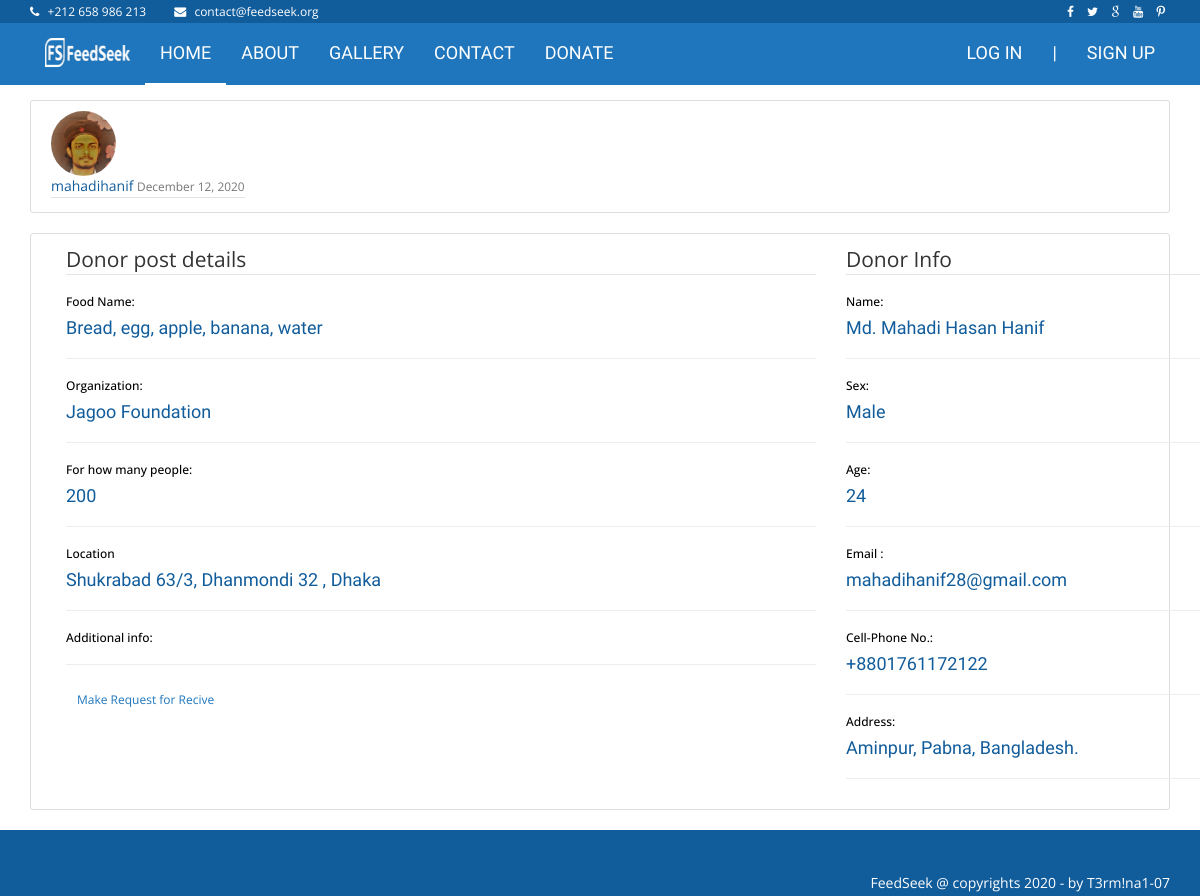
Page /post/6/ on the committed database.
### donate_post/models.py (models this page shows, shortened)
class Post(models.Model):
    POST_CHOICES = (
        ('D', 'Want to donate',),
        ('R', 'Request for donate',),
    )
    post_choice = models.CharField(max_length=20,choices=POST_CHOICES)
    food_name = models.CharField(max_length=150,blank=True)
    organization_name = models.CharField(max_length=50,blank=True)
    how_many_people = models.IntegerField(blank=True)
    date = models.DateField(blank=True)
    location = models.CharField(max_length=70,blank=True)
    add_note = models.TextField(max_length=500,blank=True)
    date_posted = models.DateTimeField(default=timezone.now)
    author = models.ForeignKey(User, on_delete=models.CASCADE)

### users/models.py (models this page shows, shortened)
class Profile(models.Model):
    SEX_CHOICES = (
        ('Female', 'Female',),
        ('Male', 'Male',),
        ('Unsure', 'Unsure',),
    )
    user = models.OneToOneField(User, on_delete=models.CASCADE)
    image = models.ImageField(default='default.jpg', upload_to='profile_pics')
    full_name = models.CharField(max_length=150, blank=True)
    age = models.IntegerField(null=True,blank=True)
    sex = models.CharField(max_length=6,choices=SEX_CHOICES)
    phone = PhoneNumberField(blank=True)
    address = models.TextField(max_length=30, blank=True)

### donate_post/views.py (the view)
# urls.py: path('post/<int:pk>/', PostDetailView.as_view(), name='post-detail'),
class PostDetailView(DetailView):
    model = Post
    template_name = 'post_detail.html'

### donate_post/templates/post_detail.html (shortened to what this page needs)
{% extends "pages/base.html" %}
{% block content %}
<article class="media content-section">
    <img class="rounded-circle article-img" style="border-radius: 50%;" src="{{ object.author.profile.image.url }}">
    <div class="media-body">
        <div class="article-metadata">
            <a class="mr-2" href="#">{{ object.author }}</a>
            <small class="text-muted">{{ object.date_posted|date:"F d, Y" }}</small>
        </div>
    </div>
</article>
<div class="content-section">
    <div class="container">
        <div class="row">
            <div class="col-md-12 col-lg-8 mb-5">
                <div class="personal_text">
                    <legend class="border-bottom mb-4" >Donor post details</legend>
                    <h6 style="color: black;">Food Name:</h6>
                    <h4>{{ object.food_name }}</h4>
                    <hr>
                    <h6 style="color: black;">Organization:</h6>
                    <h4>{{ object.organization_name }}</h4>
                    <hr>
                    <h6 style="color: black;">For how many people:</h6>
                    <h4>{{ object.how_many_people }}</h4>
                    <hr>
                    <h6 style="color: black;">Location</h6>
                    <h4>{{ object.location }}</h4>
                    <hr>
                    <h6 style="color: black;">Additional info:</h6>
                    <hr>
                </div>
                {% if object.author == user %}
                <div>
                    <a class="btn btn-secondary btn-sm mt-1 mb-1" href="{% url 'post-update' object.id %}">Update</a>
                    <a class="btn btn-danger btn-sm mt-1 mb-1" href="{% url 'post-delete' object.id %}">Delete</a>
                </div>
                {% else %}
                <div>
                    <a class="btn btn-secondary btn-sm mt-1 mb-1" href="{% url 'post-update' object.id %}">Make Request
                        for
                        Recive</a>
                </div>
                {% endif %}
            </div>
            <div class="col-lg-4">
                <div class="p-4 mb-3 bg-white">
                    <div class="personal_text">
                        <legend class="border-bottom mb-4">Donor Info</legend>
                        <h6 style="color: black;">Name:</h6>
                        <h4>{{ object.author.profile.full_name }}</h4>
                        <hr>
                        <h6 style="color: black;">Sex:</h6>
                        <h4>{{ object.author.profile.sex }}</h4>
                        <hr>
                        <h6 style="color: black;">Age:</h6>
                        <h4>{{ object.author.profile.age }}</h4>
                        <hr>
                        <h6 style="color: black;">Email :</h6>
                        <h4>{{ object.author.email }}</h4>
                        <hr>
                        <h6 style="color: black;">Cell-Phone No.:</h6>
                        <h4>{{ object.author.profile.phone }}</h4>
                        <hr>
                        <h6 style="color: black;">Address:</h6>
                        <h4>{{ object.author.profile.address }}</h4>
                        <hr>
                    </div>
                </div>
            </div>
        </div>
    </div>
</div>
{% endblock content %}

### static/website/css/style.css (style rules this page uses)
body { font-family: "Open sans", sans-serif; color: #115c9b; }
h1, h2, h3, h4 { font-family: "Dosis", sans-serif; }
a { color: inherit; }
.btn-secondary { background: #fff; color: #1f76bd; border-radius: 0; }

### static/users/main.css (style rules this page uses)
.content-section { background: #ffffff; padding: 10px 20px; border: 1px solid #dddddd; border-radius: 3px; margin-bottom: 20px; }
.article-img { height: 65px; width: 65px; margin-right: 16px; }
.article-metadata { padding-bottom: 1px; margin-bottom: 4px; border-bottom: 1px solid #e3e3e3 }

### rows in the picture
Post: author.profile.image (picture), author "mahadihanif", date_posted "December 12, 2020", food_name "Bread, egg, apple, banana, water", organization_name "Jagoo Foundation", how_many_people "200", location "Shukrabad 63/3, Dhanmondi 32 , Dhaka", author.profile.full_name "Md. Mahadi Hasan Hanif", author.profile.sex "Male", author.profile.age "24", author.email "mahadihanif28@gmail.com", author.profile.phone "+8801761172122", author.profile.address "Aminpur, Pabna, Bangladesh."
